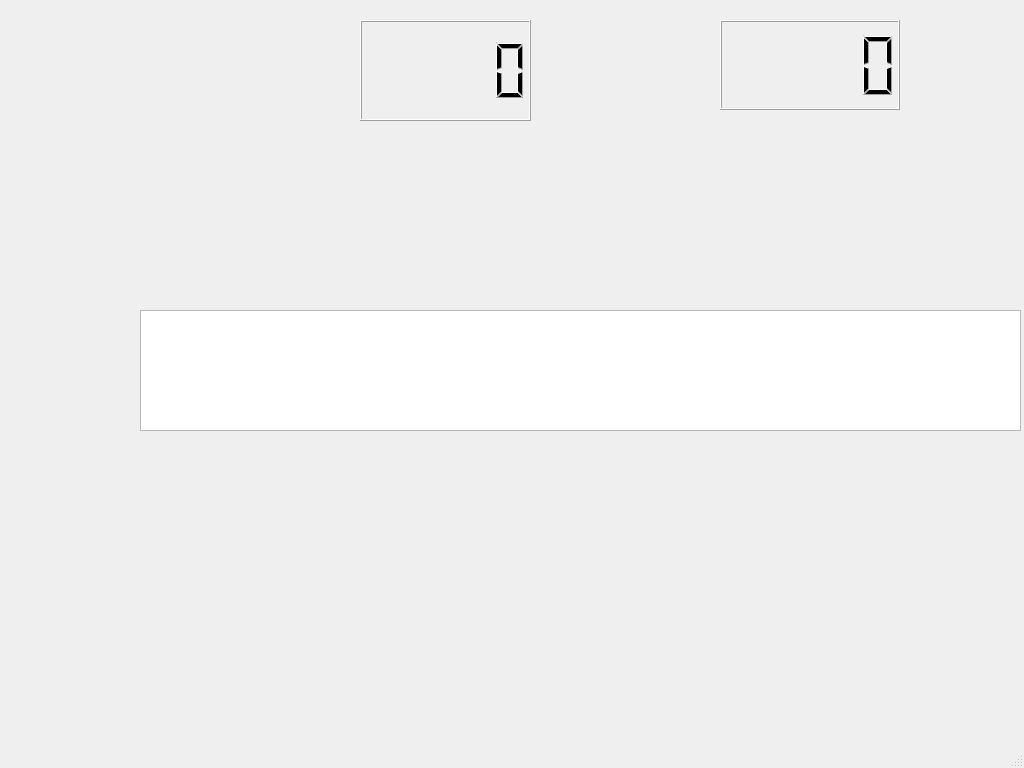
<?xml version="1.0" encoding="UTF-8"?>
<ui version="4.0">
 <class>TypeA</class>
 <widget class="QMainWindow" name="TypeA">
  <property name="geometry">
   <rect>
    <x>0</x>
    <y>0</y>
    <width>1024</width>
    <height>768</height>
   </rect>
  </property>
  <property name="sizePolicy">
   <sizepolicy hsizetype="Fixed" vsizetype="Fixed">
    <horstretch>0</horstretch>
    <verstretch>0</verstretch>
   </sizepolicy>
  </property>
  <property name="minimumSize">
   <size>
    <width>800</width>
    <height>600</height>
   </size>
  </property>
  <property name="maximumSize">
   <size>
    <width>1024</width>
    <height>768</height>
   </size>
  </property>
  <property name="windowTitle">
   <string>MainWindow</string>
  </property>
  <widget class="QWidget" name="centralwidget">
   <widget class="QLabel" name="label_2">
    <property name="geometry">
     <rect>
      <x>260</x>
      <y>310</y>
      <width>91</width>
      <height>121</height>
     </rect>
    </property>
    <property name="text">
     <string/>
    </property>
    <property name="pixmap">
     <pixmap resource="resource.qrc">:/background/C:/Users/user/Desktop/使用/mtaikoflash_blue.png</pixmap>
    </property>
   </widget>
   <widget class="QLabel" name="label">
    <property name="geometry">
     <rect>
      <x>0</x>
      <y>0</y>
      <width>1024</width>
      <height>768</height>
     </rect>
    </property>
    <property name="text">
     <string/>
    </property>
    <property name="pixmap">
     <pixmap resource="resource.qrc">:/background/C:/Users/user/Desktop/使用/bg_p2.png</pixmap>
    </property>
   </widget>
   <widget class="QLabel" name="label_3">
    <property name="geometry">
     <rect>
      <x>0</x>
      <y>180</y>
      <width>1024</width>
      <height>401</height>
     </rect>
    </property>
    <property name="text">
     <string/>
    </property>
    <property name="pixmap">
     <pixmap resource="resource.qrc">:/background/C:/Users/user/Desktop/使用/sfieldbg_gogo.png</pixmap>
    </property>
   </widget>
   <widget class="QLabel" name="label_5">
    <property name="geometry">
     <rect>
      <x>10</x>
      <y>310</y>
      <width>1024</width>
      <height>120</height>
     </rect>
    </property>
    <property name="sizePolicy">
     <sizepolicy hsizetype="Preferred" vsizetype="Preferred">
      <horstretch>0</horstretch>
      <verstretch>1</verstretch>
     </sizepolicy>
    </property>
    <property name="text">
     <string/>
    </property>
    <property name="pixmap">
     <pixmap resource="resource.qrc">:/background/C:/Users/user/Desktop/使用/hr_songtitle.png</pixmap>
    </property>
   </widget>
   <widget class="QLabel" name="label_6">
    <property name="geometry">
     <rect>
      <x>0</x>
      <y>80</y>
      <width>361</width>
      <height>261</height>
     </rect>
    </property>
    <property name="text">
     <string/>
    </property>
    <property name="pixmap">
     <pixmap resource="resource.qrc">:/background/C:/Users/user/Desktop/使用/playerchQQar_p2.png</pixmap>
    </property>
   </widget>
   <widget class="QLabel" name="label_4">
    <property name="geometry">
     <rect>
      <x>-10</x>
      <y>310</y>
      <width>155</width>
      <height>120</height>
     </rect>
    </property>
    <property name="text">
     <string/>
    </property>
    <property name="pixmap">
     <pixmap resource="resource.qrc">:/background/C:/Users/user/Desktop/使用/bgk.png</pixmap>
    </property>
   </widget>
   <widget class="QLabel" name="label_7">
    <property name="geometry">
     <rect>
      <x>780</x>
      <y>390</y>
      <width>241</width>
      <height>190</height>
     </rect>
    </property>
    <property name="text">
     <string/>
    </property>
    <property name="pixmap">
     <pixmap resource="resource.qrc">:/background/C:/Users/user/Desktop/使用/d1412761.jpg</pixmap>
    </property>
   </widget>
   <widget class="QLabel" name="label_9">
    <property name="geometry">
     <rect>
      <x>720</x>
      <y>390</y>
      <width>241</width>
      <height>190</height>
     </rect>
    </property>
    <property name="text">
     <string/>
    </property>
    <property name="pixmap">
     <pixmap resource="resource.qrc">:/background/C:/Users/user/Desktop/使用/d1412761.jpg</pixmap>
    </property>
   </widget>
   <widget class="QLabel" name="label_11">
    <property name="geometry">
     <rect>
      <x>620</x>
      <y>390</y>
      <width>241</width>
      <height>190</height>
     </rect>
    </property>
    <property name="text">
     <string/>
    </property>
    <property name="pixmap">
     <pixmap resource="resource.qrc">:/background/C:/Users/user/Desktop/使用/d1412761.jpg</pixmap>
    </property>
   </widget>
   <widget class="QLabel" name="label_12">
    <property name="geometry">
     <rect>
      <x>500</x>
      <y>390</y>
      <width>241</width>
      <height>190</height>
     </rect>
    </property>
    <property name="text">
     <string/>
    </property>
    <property name="pixmap">
     <pixmap resource="resource.qrc">:/background/C:/Users/user/Desktop/使用/d1412761.jpg</pixmap>
    </property>
   </widget>
   <widget class="QLabel" name="label_13">
    <property name="geometry">
     <rect>
      <x>360</x>
      <y>390</y>
      <width>241</width>
      <height>190</height>
     </rect>
    </property>
    <property name="text">
     <string/>
    </property>
    <property name="pixmap">
     <pixmap resource="resource.qrc">:/background/C:/Users/user/Desktop/使用/d1412761.jpg</pixmap>
    </property>
   </widget>
   <widget class="QLabel" name="label_8">
    <property name="geometry">
     <rect>
      <x>190</x>
      <y>390</y>
      <width>241</width>
      <height>190</height>
     </rect>
    </property>
    <property name="text">
     <string/>
    </property>
    <property name="pixmap">
     <pixmap resource="resource.qrc">:/background/C:/Users/user/Desktop/使用/d1412761.jpg</pixmap>
    </property>
   </widget>
   <widget class="QLabel" name="label_10">
    <property name="geometry">
     <rect>
      <x>0</x>
      <y>390</y>
      <width>241</width>
      <height>190</height>
     </rect>
    </property>
    <property name="text">
     <string/>
    </property>
    <property name="pixmap">
     <pixmap resource="resource.qrc">:/background/C:/Users/user/Desktop/使用/d1412761.jpg</pixmap>
    </property>
   </widget>
   <widget class="QLabel" name="label_14">
    <property name="geometry">
     <rect>
      <x>80</x>
      <y>310</y>
      <width>171</width>
      <height>121</height>
     </rect>
    </property>
    <property name="text">
     <string/>
    </property>
    <property name="pixmap">
     <pixmap resource="resource.qrc">:/background/C:/Users/user/Desktop/使用/t0150fda28939d51e69.jpg</pixmap>
    </property>
   </widget>
   <widget class="QLCDNumber" name="lcdNumber">
    <property name="geometry">
     <rect>
      <x>720</x>
      <y>20</y>
      <width>180</width>
      <height>90</height>
     </rect>
    </property>
   </widget>
   <widget class="QGraphicsView" name="graphicsView">
    <property name="geometry">
     <rect>
      <x>140</x>
      <y>310</y>
      <width>881</width>
      <height>121</height>
     </rect>
    </property>
   </widget>
   <widget class="QLCDNumber" name="grade">
    <property name="geometry">
     <rect>
      <x>360</x>
      <y>20</y>
      <width>171</width>
      <height>101</height>
     </rect>
    </property>
   </widget>
   <zorder>graphicsView</zorder>
   <zorder>label</zorder>
   <zorder>label_3</zorder>
   <zorder>label_7</zorder>
   <zorder>label_9</zorder>
   <zorder>label_11</zorder>
   <zorder>label_12</zorder>
   <zorder>label_13</zorder>
   <zorder>label_8</zorder>
   <zorder>label_10</zorder>
   <zorder>label_6</zorder>
   <zorder>label_5</zorder>
   <zorder>label_14</zorder>
   <zorder>label_4</zorder>
   <zorder>label_2</zorder>
   <zorder>lcdNumber</zorder>
   <zorder>grade</zorder>
  </widget>
  <widget class="QMenuBar" name="menubar">
   <property name="geometry">
    <rect>
     <x>0</x>
     <y>0</y>
     <width>1024</width>
     <height>22</height>
    </rect>
   </property>
  </widget>
  <widget class="QStatusBar" name="statusbar"/>
 </widget>
 <resources>
  <include location="resource.qrc"/>
 </resources>
 <connections/>
</ui>
